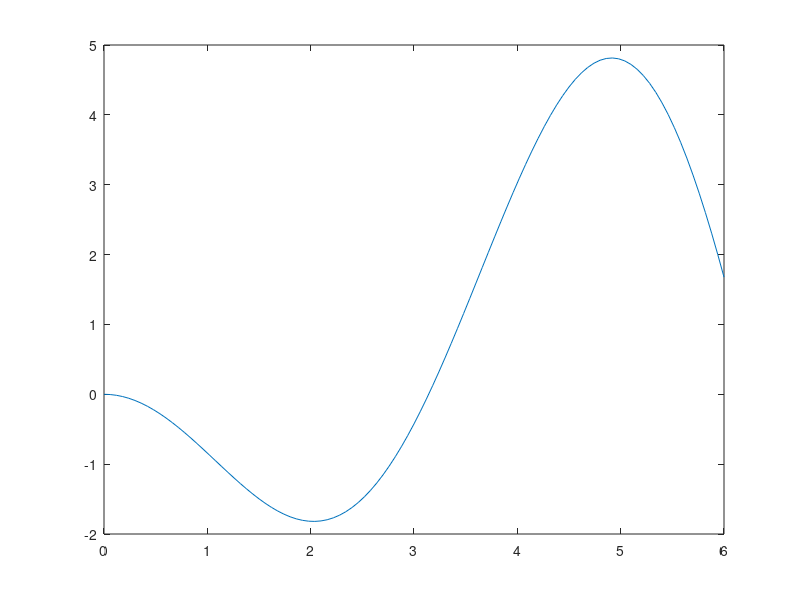

MATLAB code for this plot:

x=linspace(0,6,101);
f=@(x) x.*sin(x);
plot(x,f(x));
[xmin,ymin]=fminbnd(f,0,6)
g=@(x) -f(x);
plot(x,g(x));
[xmax,ymax]=fminbnd(g,0,6)



